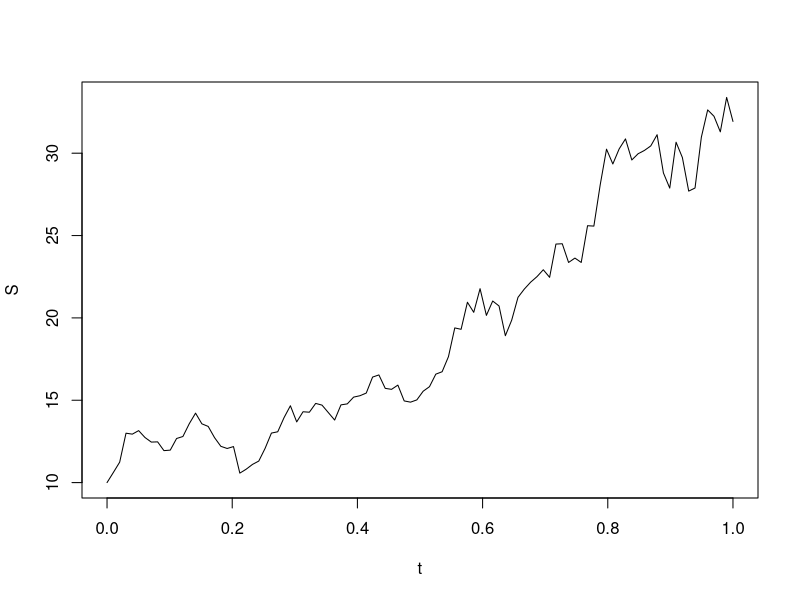

Recreate this plot in R.
#' ---
#' title: "Geometric Brownian motion generating"
#' author: "Vitaliy Pozdnyakov"
#' date: "January 2020"
#' output: pdf_document
#' ---

#' $$S(t) = x \exp{\left\{\left(r - \frac{\sigma^2}{2}\right)t + \sigma W(t)\right\}}, t>0$$

T <- 1
n <- 100
delta <- 1/n
t <- seq(0, T, length = n)
W <- numeric(n)
for (i in 2:n) {
  W[i] <- W[i-1] + sqrt(delta) * rnorm(1)
}
x = 10
sigma = 0.5
r = 1
S = x * exp((r - sigma^2/2)*t + sigma*W)
plot(t, S, type = 'l')
